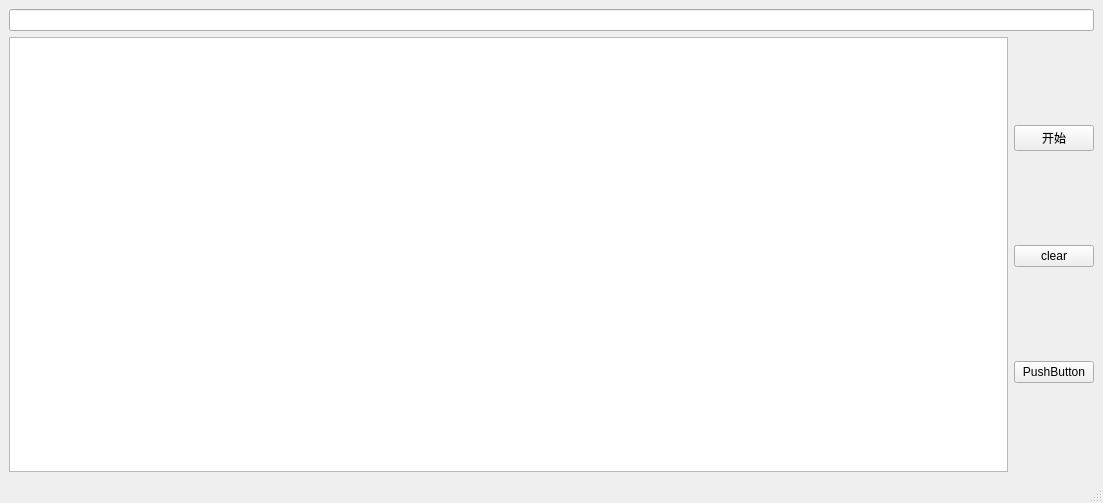
<?xml version="1.0" encoding="UTF-8"?>
<ui version="4.0">
 <class>MainWindow</class>
 <widget class="QMainWindow" name="MainWindow">
  <property name="geometry">
   <rect>
    <x>0</x>
    <y>0</y>
    <width>1103</width>
    <height>503</height>
   </rect>
  </property>
  <property name="windowTitle">
   <string>漫画爬虫by mumu_zero</string>
  </property>
  <property name="unifiedTitleAndToolBarOnMac">
   <bool>false</bool>
  </property>
  <widget class="QWidget" name="centralwidget">
   <layout class="QGridLayout" name="gridLayout">
    <item row="1" column="0">
     <layout class="QHBoxLayout" name="horizontalLayout">
      <item>
       <widget class="QListWidget" name="listWidget">
        <property name="currentRow">
         <number>-1</number>
        </property>
        <property name="sortingEnabled">
         <bool>true</bool>
        </property>
       </widget>
      </item>
      <item>
       <layout class="QVBoxLayout" name="verticalLayout">
        <item>
         <widget class="QPushButton" name="start">
          <property name="text">
           <string>开始</string>
          </property>
         </widget>
        </item>
        <item>
         <widget class="QPushButton" name="pushButton">
          <property name="text">
           <string>clear</string>
          </property>
         </widget>
        </item>
        <item>
         <widget class="QPushButton" name="pushButton_2">
          <property name="text">
           <string>PushButton</string>
          </property>
         </widget>
        </item>
       </layout>
      </item>
     </layout>
    </item>
    <item row="0" column="0">
     <widget class="QLineEdit" name="lineEdit">
      <property name="placeholderText">
       <string/>
      </property>
     </widget>
    </item>
   </layout>
  </widget>
  <widget class="QMenuBar" name="menubar">
   <property name="geometry">
    <rect>
     <x>0</x>
     <y>0</y>
     <width>1103</width>
     <height>22</height>
    </rect>
   </property>
  </widget>
  <widget class="QStatusBar" name="statusbar"/>
  <action name="action213">
   <property name="text">
    <string>213</string>
   </property>
  </action>
 </widget>
 <resources/>
 <connections/>
</ui>
